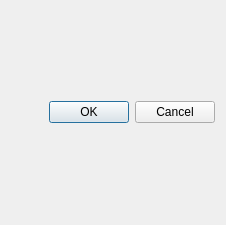
<?xml version="1.0" encoding="UTF-8"?>
<ui version="4.0">
 <author>Massimo Callegari</author>
 <comment>
  Q Light Controller Plus
  positiontool.ui

  Copyright (c) 2015 Massimo Callegari

  Licensed under the Apache License, Version 2.0 (the &quot;License&quot;);
  you may not use this file except in compliance with the License.
  You may obtain a copy of the License at

      http://www.apache.org/licenses/LICENSE-2.0.txt

  Unless required by applicable law or agreed to in writing, software
  distributed under the License is distributed on an &quot;AS IS&quot; BASIS,
  WITHOUT WARRANTIES OR CONDITIONS OF ANY KIND, either express or implied.
  See the License for the specific language governing permissions and
  limitations under the License.
 </comment>
 <class>PositionTool</class>
 <widget class="QDialog" name="PositionTool">
  <property name="geometry">
   <rect>
    <x>0</x>
    <y>0</y>
    <width>226</width>
    <height>225</height>
   </rect>
  </property>
  <property name="windowTitle">
   <string>PositonTool</string>
  </property>
  <layout class="QGridLayout" name="gridLayout">
   <item row="0" column="0">
    <layout class="QGridLayout" name="m_gridLayout" rowminimumheight="0">
     <property name="sizeConstraint">
      <enum>QLayout::SetDefaultConstraint</enum>
     </property>
    </layout>
   </item>
   <item row="1" column="0">
    <widget class="QDialogButtonBox" name="buttonBox">
     <property name="orientation">
      <enum>Qt::Horizontal</enum>
     </property>
     <property name="standardButtons">
      <set>QDialogButtonBox::Cancel|QDialogButtonBox::Ok</set>
     </property>
    </widget>
   </item>
  </layout>
 </widget>
 <resources/>
 <connections>
  <connection>
   <sender>buttonBox</sender>
   <signal>accepted()</signal>
   <receiver>PositionTool</receiver>
   <slot>accept()</slot>
   <hints>
    <hint type="sourcelabel">
     <x>227</x>
     <y>279</y>
    </hint>
    <hint type="destinationlabel">
     <x>157</x>
     <y>274</y>
    </hint>
   </hints>
  </connection>
  <connection>
   <sender>buttonBox</sender>
   <signal>rejected()</signal>
   <receiver>PositionTool</receiver>
   <slot>reject()</slot>
   <hints>
    <hint type="sourcelabel">
     <x>295</x>
     <y>285</y>
    </hint>
    <hint type="destinationlabel">
     <x>286</x>
     <y>274</y>
    </hint>
   </hints>
  </connection>
 </connections>
 <slots>
  <slot>slotChangeColor()</slot>
 </slots>
</ui>
